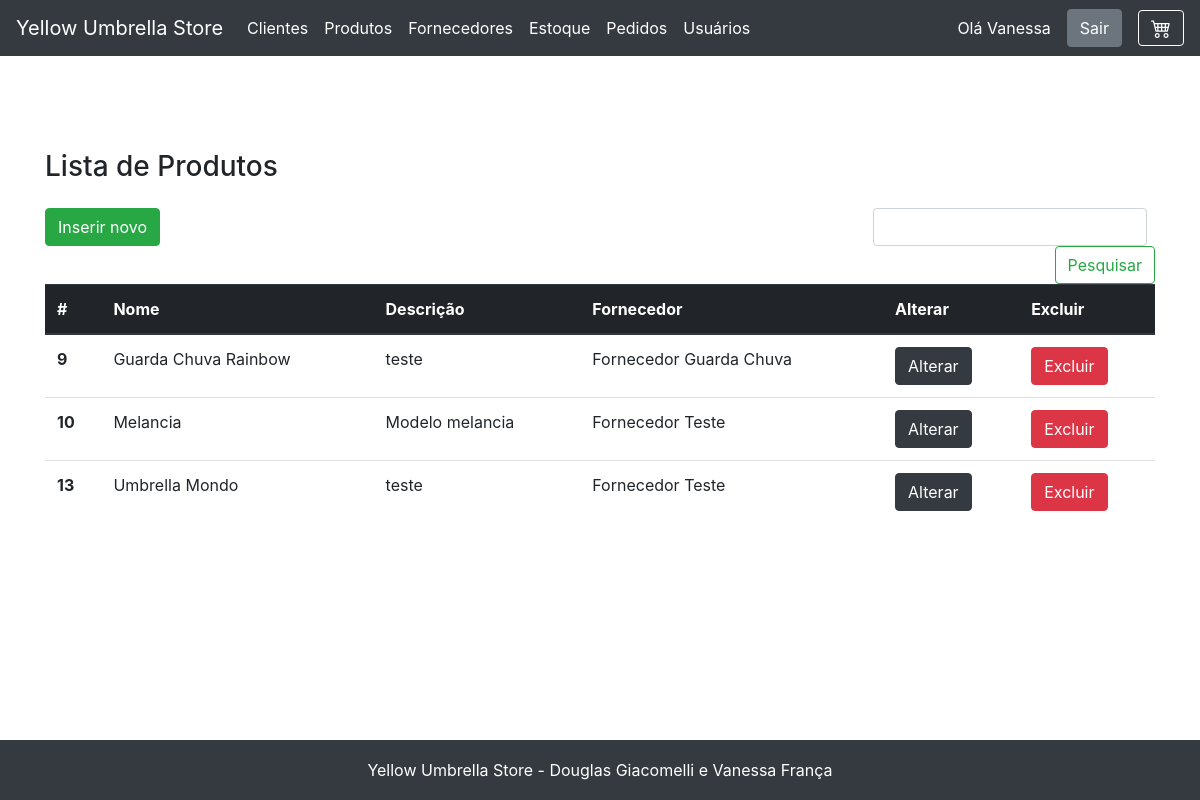
The app's page /produto/view_produtos.php (signed in), older data.
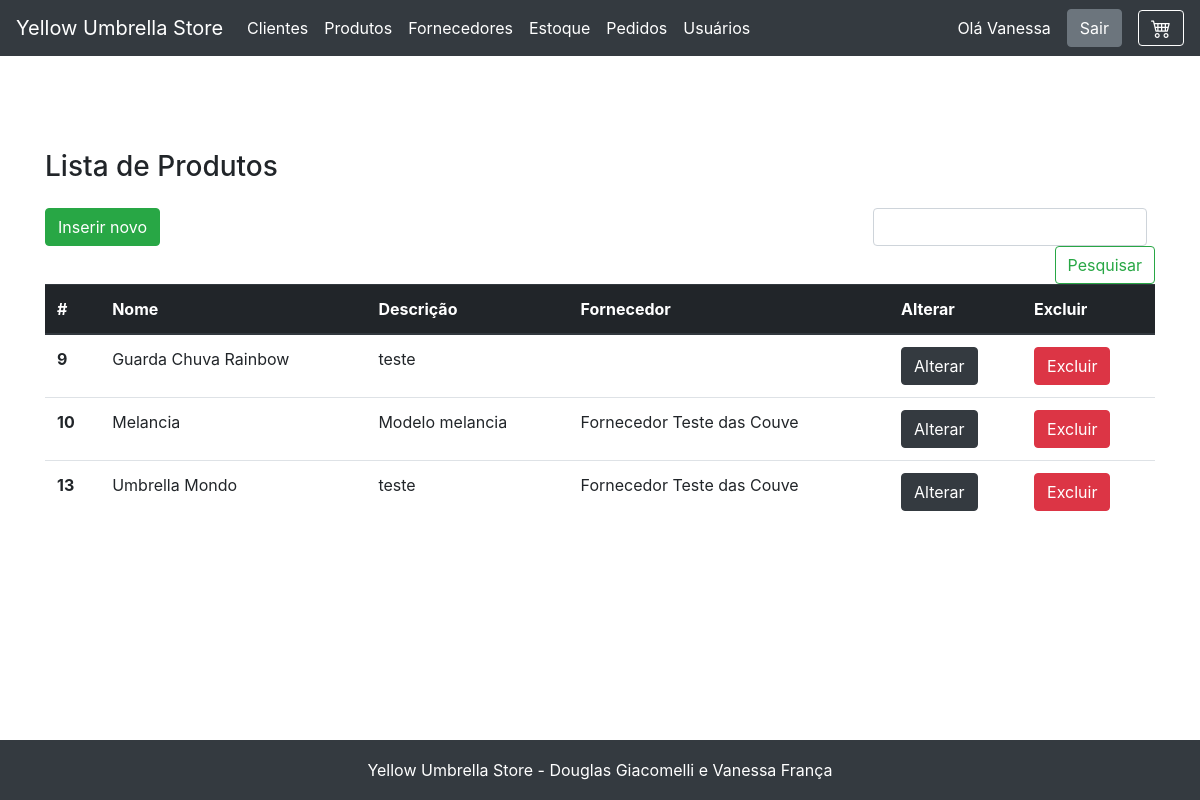
The same page, newer data.
### tables this page shows
CREATE TABLE `produto` (
  `id` int NOT NULL AUTO_INCREMENT,
  `nome` varchar(255) NOT NULL,
  `descricao` text NOT NULL,
  `imagem` varchar(255) NOT NULL,
  `fornecedor_id` int DEFAULT NULL,
  PRIMARY KEY (`id`),
  KEY `fornecedor_id` (`fornecedor_id`),
  CONSTRAINT `produto_ibfk_3` FOREIGN KEY (`fornecedor_id`) REFERENCES `fornecedor` (`id`) ON DELETE SET NULL ON UPDATE RESTRICT
);

CREATE TABLE `fornecedor` (
  `id` int NOT NULL AUTO_INCREMENT,
  `nome` varchar(255) NOT NULL,
  `descricao` text NOT NULL,
  `email` varchar(255) NOT NULL,
  `telefone` varchar(255) NOT NULL,
  `endereco_id` int DEFAULT NULL,
  PRIMARY KEY (`id`),
  KEY `endereco_id` (`endereco_id`),
  CONSTRAINT `fornecedor_ibfk_2` FOREIGN KEY (`endereco_id`) REFERENCES `endereco` (`id`) ON DELETE CASCADE ON UPDATE RESTRICT
);

CREATE TABLE `estoque` (
  `id` int NOT NULL AUTO_INCREMENT,
  `quantidade` int NOT NULL,
  `preco` decimal(12,2) NOT NULL,
  `produto_id` int DEFAULT NULL,
  PRIMARY KEY (`id`),
  KEY `produto_id` (`produto_id`),
  CONSTRAINT `estoque_ibfk_3` FOREIGN KEY (`produto_id`) REFERENCES `produto` (`id`) ON DELETE CASCADE ON UPDATE RESTRICT
);

### fachada.php (called while the page is built, shortened)
<?php
include_once('model/Produto.php');
include_once('dao/mysql/MysqlDaoFactory.php');
$factory = new MysqlDaofactory();
?>

### dao/mysql/MysqlDaoFactory.php (called while the page is built, shortened)
<?php
include_once('MysqlProdutoDao.php');
class MysqlDaofactory extends DaoFactory {
    private $host = "localhost";
    private $db_name = "web2";
    private $port = "3306";
    private $username = "root";
    private $password = "v6a10fr4nc486";
    public function getConnection(){
        $this->conn = null;
        $dsn="mysql:host=" . $this->host . ";port=" . $this->port . ";dbname=" . $this->db_name;
        try{
            $this->conn = new PDO($dsn, $this->username, $this->password);
      }catch(PDOException $exception){
            echo "Connection error: " . $exception->getMessage() . "\n";
            echo "DSN = " . $dsn;
        }
        return $this->conn;
    }
    public function getProdutoDao() {
        return new MysqlProdutoDao($this->getConnection());
    }
}
?>

### dao/DAO.php (called while the page is built, shortened)
<?php
abstract class DAO {
    public function __construct($conn){
        $this->conn = $conn;
    }
}
?>

### dao/mysql/MysqlProdutoDao.php (called while the page is built, shortened)
<?php
include_once($_SERVER['DOCUMENT_ROOT'].'/yellow_umbrella/dao/DAO.php');
class MysqlProdutoDao extends DAO implements ProdutoDao {
    private $table_name = 'produto';
    public function buscaTodos() {
        $query = "SELECT
                    p.id, p.nome, p.descricao, p.imagem, fornecedor_id, f.nome as fornecedor_nome, e.preco as produto_preco, e.quantidade as produto_quantidade
                FROM
                    " . $this->table_name ." p
                    LEFT JOIN estoque e on (e.produto_id = p.id)
                    LEFT JOIN fornecedor f on (fornecedor_id = f.id)
                    ORDER BY id ASC";
        $stmt = $this->conn->prepare( $query );
        $stmt->execute();
        $produtos = [];
        while ($row = $stmt->fetch(PDO::FETCH_ASSOC)){
            extract($row);
            $produto = new Produto($id, $nome, $descricao, $imagem, $fornecedor_id, $fornecedor_nome, $produto_preco, $produto_quantidade);
            $produtos[] = $produto;
        }
        return $produtos;
    }
}
?>

### model/Produto.php (called while the page is built, shortened)
<?php
class Produto{
    private $id;
    private $nome;
    private $descricao;
    private $fornecedor_nome;
    public function __construct( $id=null, $nome, $descricao, $imagem, $fornecedor_id=null, $fornecedor_nome=null, $produto_preco=null, $produto_quantidade=null){
        $this->id=$id;
        $this->nome=$nome;
        $this->descricao=$descricao;
        $this->fornecedor_nome=$fornecedor_nome;
    }
    public function getId() { return intval($this->id); }
    public function getNome() { return $this->nome; }
    public function getDescricao() { return $this->descricao; }
    public function getFornecedorNome() { return $this->fornecedor_nome; }
}
?>

### produto/view_produtos.php (the view, shortened to what this page needs)
<?php
    include "../fachada.php";
    include "../header.php";
    $dao = $factory->getProdutoDao();
    $produtos = $dao->buscaTodos();
    $produtos = (isset($_SESSION["produtos"])) ? ($_SESSION["produtos"]) : ($produtos);
?>
<main role="main" class="container">
    <h3 class="mb-3">Lista de Produtos</h3>
    <div class="row">
        <div class="col-12">
        </div>
        <div class="col-lg-8 col-sm-12">
            <a href="view_cadastro_produto.php" class="btn btn-success mb-2">Inserir novo</a>
        </div>
        <div class="col-lg-4 col-sm-12">
            <form class="form-inline mt-2 mt-md-0 form-search-list" action="<?=$base?>/produto/executa_pesquisa.php" method="POST">
                <input class="form-control mr-sm-2" type="text" name="pesquisa" aria-label="Pesquisar">
                <button class="btn btn-outline-success my-2 my-sm-0" type="submit">Pesquisar</button>
            </form>
        </div>
        <div class="col-12">
        <table class="table table-responsive">
            <thead class="thead-dark">
                <tr>
                <th scope="col">#</th>
                <th scope="col">Nome</th>
                <th scope="col">Descrição</th>
                <th scope="col">Fornecedor</th>
                <th scope="col">Alterar</th>
                <th scope="col">Excluir</th>
                </tr>
            </thead>
            <tbody>
            <?php
                if($produtos){
                    foreach($produtos as $item){
            ?>
                <tr>
                <th scope="row"><?=$item->getID()?></th>
                <td><?=$item->getNome()?></td>
                <td><?=$item->getDescricao()?></td>
                <td><?=$item->getFornecedorNome()?></td>
                <td><a href="view_editar_produto.php?id=<?=$item->getID()?>" class="btn btn-dark">Alterar</button></td>
                <td><a href="exclui_produto.php?id=<?=$item->getID()?>" id="excluiProduto" class="btn btn-danger" onclick="return confirm('Você quer mesmo remover este produto?')">Excluir</button></td>
                </tr>
            <?php
                    }
                }else{
                    echo "<td colspan=6 style='text-align:center;'>Sem registros</td>";
                }
            ?>
            </tbody>
        </table>
        </div>
    </div>
</main>
<?php include "../footer.php"; ?>

Row changes from the older to the newer data that the page shows:
no longer on this page (row edited): produto: id "9", nome "Guarda Chuva Rainbow", descricao "teste", fornecedor.nome "Fornecedor Guarda Chuva"
now on this page (row edited): estoque: produto "9", produto.nome "Guarda Chuva Rainbow", produto.descricao "teste"
changed through a linked row, produto "Melancia": fornecedor.nome "Fornecedor Teste" → "Fornecedor Teste das Couve"
changed through a linked row, produto "Umbrella Mondo": fornecedor.nome "Fornecedor Teste" → "Fornecedor Teste das Couve"
